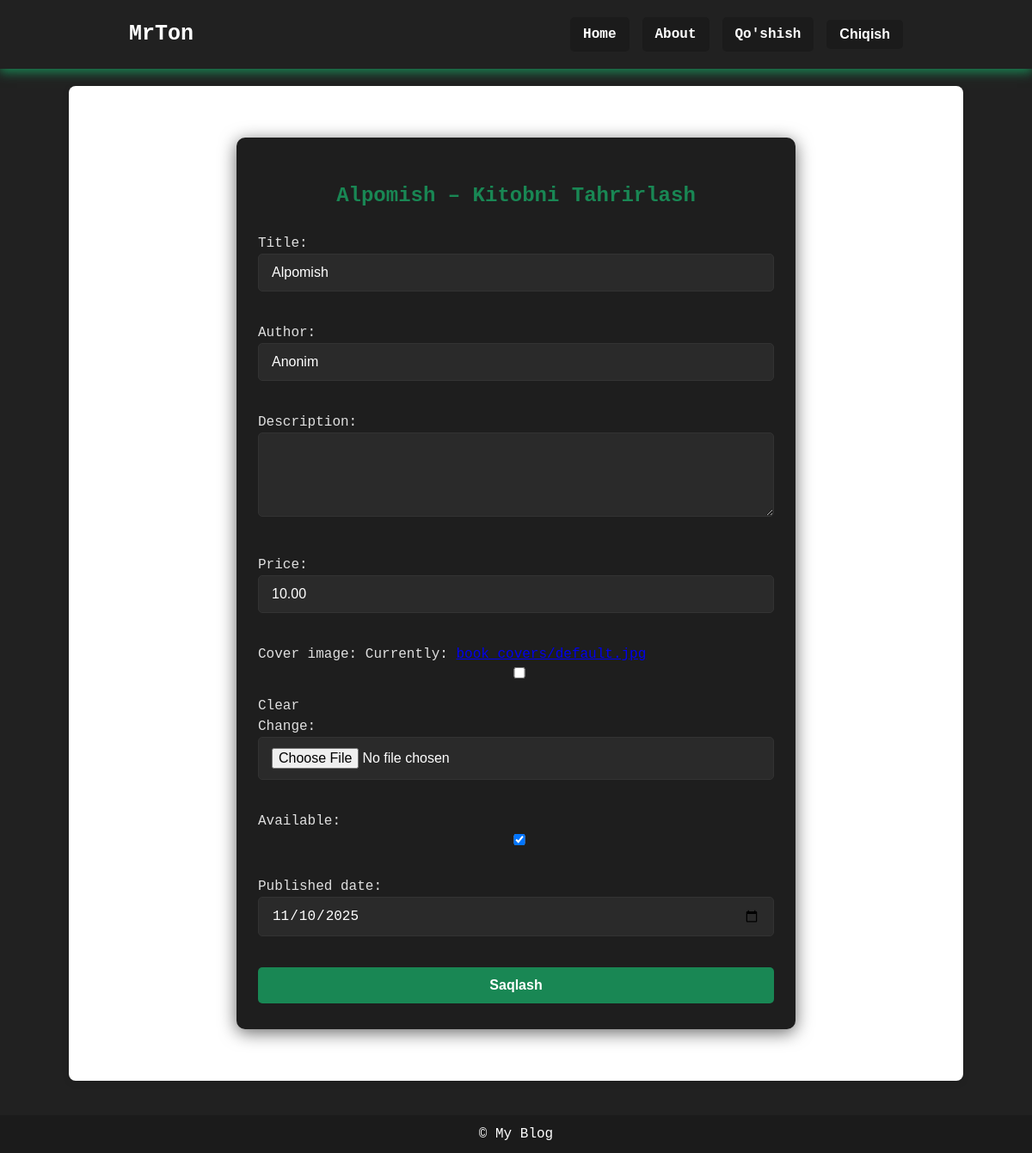
The page /book/1/edit/ (signed in) on the database its author committed.
### book/models.py (models this page shows, shortened)
class Book(models.Model):
    title = models.CharField(max_length=200)
    author = models.CharField(max_length=100)
    price = models.DecimalField(max_digits=8, decimal_places=2)
    published_date = models.DateField(default=now)
    available = models.BooleanField(default=True)
    description = models.TextField(blank=True)
    cover_image = models.ImageField(
        upload_to='book_covers/',  # rasm saqlanadigan papka
        blank=True,
        null=True,
        default='book_covers/default.jpg'  # default rasm
    )

### book/views.py (the view)
# urls.py: path('book/<int:pk>/edit/', views.book_edit, name='book_edit'),
@login_required
def book_edit(request, pk):
    book = get_object_or_404(Book, pk=pk)
    if request.method == "POST":
        form = BookForm(request.POST, request.FILES, instance=book)
        if form.is_valid():
            form.save()
            return redirect('home')
    else:
        form = BookForm(instance=book)
    return render(request, "book_edit.html", {
        "form": form,
        "book": book,
        "title": "Kitobni Tahrirlash"
    })

### book/forms.py
class BookForm(forms.ModelForm):
    class Meta:
        model = Book
        fields = ['title', 'author', 'description', 'price', 'cover_image', 'available', 'published_date']
        widgets = {
            'published_date': forms.DateInput(attrs={'type': 'date'}),
            'description': forms.Textarea(attrs={'rows':4}),
        }

### book/templates/book_edit.html (shortened to what this page needs)
{% extends 'base.html' %}
{% load static %}
{% block content %}
<link rel="stylesheet" href="{% static 'css/book/book_edit.css' %}">
<div class="form-container">
    <h2>{{ book.title }} – Kitobni Tahrirlash</h2>
    <form method="POST" enctype="multipart/form-data">
        {{ form.as_p }}
        <button type="submit" class="btn-submit">Saqlash</button>
    </form>
</div>
{% endblock %}

### static/css/base.css (style rules this page uses)
body { font-family: 'Fira Code', 'Courier New', Courier, monospace; font-size: 16px; line-height: 1.5; background-color: #212121; margin: 0; }

### static/css/book/book_edit.css (style rules this page uses)
.form-container { max-width: 600px; margin: 40px auto; padding: 30px 25px; background-color: #1e1e1e; color: #e0e0e0; border-radius: 10px; box-shadow: 0 4px 20px rgba(0,0,0,0.6); }
.form-container h2 { text-align: center; color: #198754; margin-bottom: 25px; }
.form-container input, .form-container textarea, .form-container select { width: 100%; padding: 12px 15px; margin-bottom: 20px; background: #2a2a2a; border: 1px solid #333; border-radius: 5px; color: #fff; font-size: 16px; box-sizing: border-box; }
.btn-submit { width: 100%; padding: 12px 15px; background-color: #198754; color: white; border: none; border-radius: 5px; cursor: pointer; font-weight: bold; font-size: 16px; transition: 0.3s; }

### rows shown on the page
Book: title "Alpomish", author "Anonim", price "10.00", available "☑", published_date "11/10/2025"
